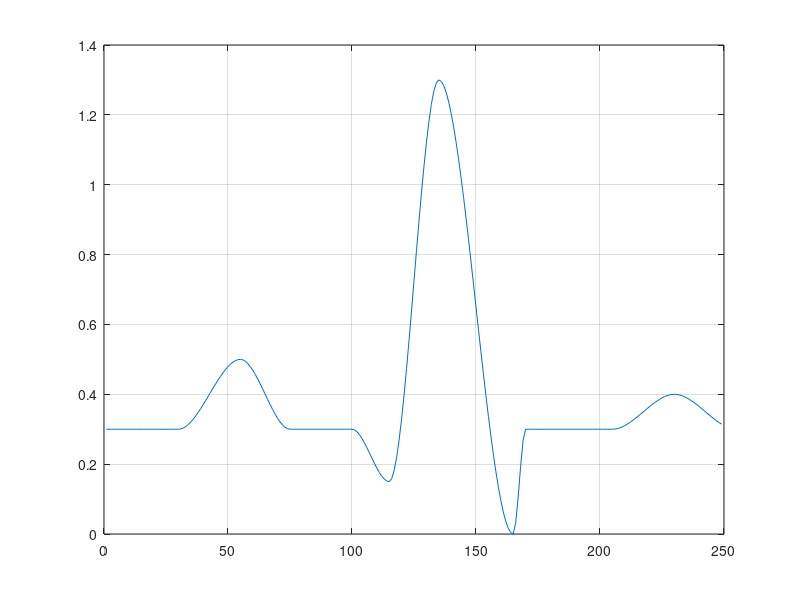

The MATLAB script that drew this image:

clc
clear all
close all

nf=[1 15 30 55 75 100 115 135 165 170 205 230 255 330];
sf1=[0 0 0 .2 0 0 -.15 1 -.3 0 0 .1 0 0];
sf=(sf1)+.3;
n=[0:249];
y= interp1(nf,sf,n,'pchip');
plot(n,y)
k=[y]*196.15;
p=fprintf('%g,',k);
grid on


